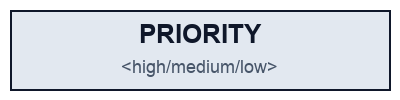

Here is the Python script that generated this plot:
from PIL import Image, ImageDraw, ImageFont

img = Image.new('RGB', (400, 100), (255, 255, 255))
draw = ImageDraw.Draw(img)
font1 = ImageFont.truetype("/System/Library/Fonts/Supplemental/Arial Bold.ttf", 26)
font2 = ImageFont.truetype("/System/Library/Fonts/Supplemental/Arial.ttf", 18)

draw.rectangle([10, 10, 390, 90], fill=(226, 232, 240), outline=(15, 23, 42), width=2)
# Draw line 1 at y=32, line 2 at y=68 using anchor="mm"
draw.text((200, 34), "PRIORITY", font=font1, fill=(15, 23, 42), anchor="mm")
draw.text((200, 66), "<high/medium/low>", font=font2, fill=(71, 85, 105), anchor="mm")

img.save("test_anchor.png")
print("Saved test_anchor.png")
